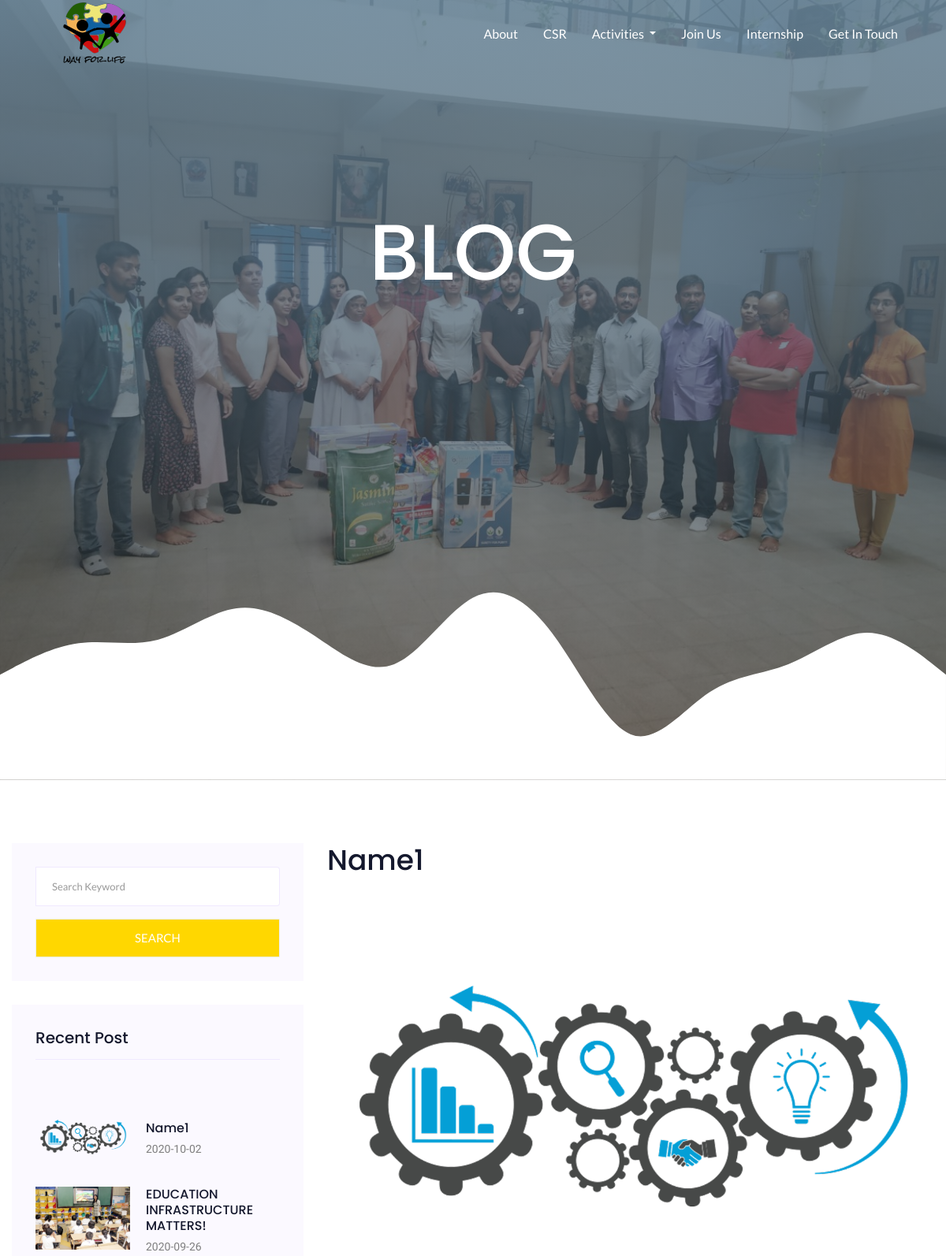
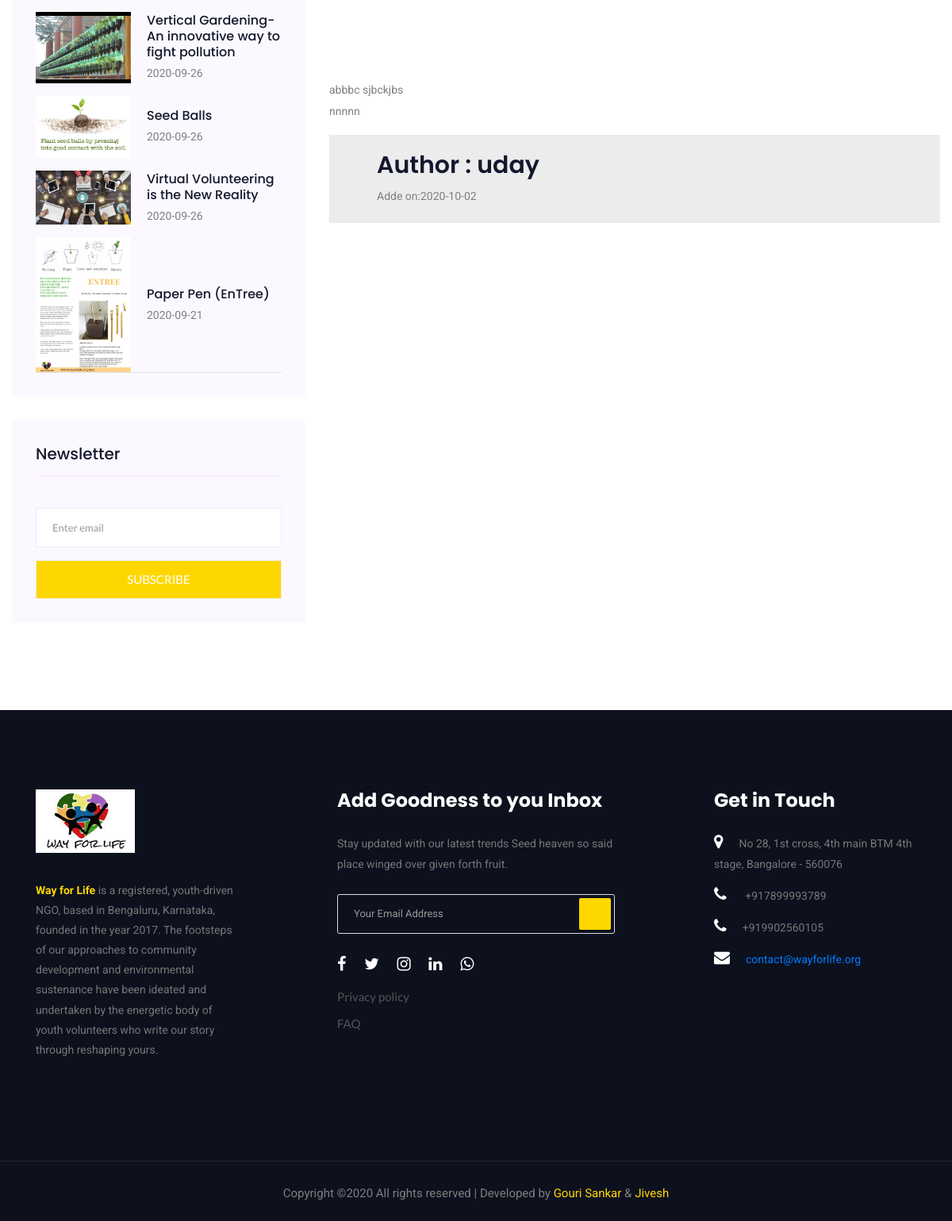
Screenshot of /blog.php with the database file from the repository (2 pictures, top to bottom).
### tables this page shows
CREATE TABLE `blog` (
  `id` int(11) NOT NULL,
  `blog_title` text NOT NULL,
  `blog_image` varchar(55) NOT NULL,
  `blog_body` text NOT NULL,
  `blog_author` varchar(55) NOT NULL,
  `added_on` date NOT NULL
);

### classes/DbConfig.php (called while the page is built, shortened)
<?php
class DbConfig
{
	private $_host = 'localhost';
	private $_username = 'root';
	private $_password = '';
	private $_database = 'wayforlife';
	protected $connection;
	public function __construct()
	{
		if (!isset($this->connection)) {
			$this->connection = new mysqli($this->_host, $this->_username, $this->_password, $this->_database);
		}
		return $this->connection;
	}
}
?>

### classes/Crud.php (called while the page is built, shortened)
<?php
include_once 'DbConfig.php';
class Crud extends DbConfig
{
	public function getData($query)
	{
		$result = $this->connection->query($query);
		$rows = array();
		while ($row = $result->fetch_assoc()) {
			$rows[] = $row;
		}
		return $rows;
	}
}
?>

### blog.php (the view, shortened to what this page needs)
<?php
require('header.php');
$sql="SELECT * from blog order by id desc";
$result=$crud->getData($sql);
?>
<section class="banner-top" style="background-image: linear-gradient(to bottom,  rgb(104 133 154 / 88%), rgb(0 0 0 / 52%)), url(<?php echo FRONT_SITE_PATH?>/img/passion/work4.jpg);">
        <div class="container">
      <div class="content">
                    <div class="banner_text text-center">
                        <div class="banner_text_iner" >
                            <h1>BLOG</h1>
                        </div>
                    </div>
      </div>
      </div>
    </section>
    <section class="blog_area section_padding">
        <div class="container-fluid">
            <div class="row">
            <div class="col-lg-4">
                    <div class="blog_right_sidebar">
                        <aside class="single_sidebar_widget search_widget">
                            <form action="#">
                                <div class="form-group">
                                    <div class="input-group mb-3">
                                        <input type="text" class="form-control" placeholder='Search Keyword'
                                            onfocus="this.placeholder = ''"
                                            onblur="this.placeholder = 'Search Keyword'">
                                        <div class="input-group-append">
                                            <button class="btn" type="button"><i class="ti-search"></i></button>
                                        </div>
                                    </div>
                                </div>
                                <button class="button rounded-0 primary-bg text-white w-100 btn_1"
                                    type="submit">Search</button>
                            </form>
                        </aside>
                        <aside class="single_sidebar_widget popular_post_widget">
                            <h3 class="widget_title">Recent Post</h3>
                            <ul class="nav nav-tabs">
                            <?php
                            $i=1;
                            foreach ($result as $res) {
                                $active='';
                                if(!isset($_GET['title'])){
                                    if($i==1){
                                        $active="active";
                                    }
                                }
                            ?>
                           <li class="<?php echo $active ?> mt-3"><a data-toggle="tab" href="#tab<?php echo $i ?>">
                            <div class="media post_item">
                                <img src="<?php echo SITE_BLOG_IMAGE.$res['blog_image']?>" alt="post" style="width:120px;">
                                <div class="media-body">
                                        <h3><?php echo $res['blog_title']?></h3>
                                    <p><?php echo $res['added_on']?></p>
                                </div>
                            </div>
                            </a></li>
                            <?php
                            $i++;
                            }
                            ?>
                        </aside>
                        <aside class="single_sidebar_widget newsletter_widget">
                            <h4 class="widget_title">Newsletter</h4>
                            <form action="#">
                                <div class="form-group">
                                    <input type="email" class="form-control" onfocus="this.placeholder = ''"
                                        onblur="this.placeholder = 'Enter email'" placeholder='Enter email' required>
                                </div>
                                <button class="button rounded-0 primary-bg text-white w-100 btn_1"
                                    type="submit">Subscribe</button>
                            </form>
                        </aside>
                    </div>
                </div>
                <div class="col-lg-8 mb-5 mb-lg-0">
                    <div class="blog_left_sidebar">
                        <div class="tab-content">
                        <?php
                            $i=1;
                            foreach ($result as $res) {
                                $activea='';
                                if(!isset($_GET['title'])){
                                    if($i==1){
                                        $activea="active show";
                                    }
                                    }
                        ?>
                        <div id="tab<?php echo $i ?>" class="tab-pane fade <?php echo $activea ?>">
                            <h1><?php echo $res['blog_title'] ?></h1>
                            <img src="<?php echo  SITE_BLOG_IMAGE.$res['blog_image'] ?>" alt="">
                            <p class="blog-body" style="word-break:break-word; white-space: pre-wrap;"><?php echo $res['blog_body'] ?></p>
                            <div class="auth mt-3" style="padding:20px 60px; background-color:#ececec;">
                                <h2>Author : <?php echo $res['blog_author'] ?></h2>
                            <p>Adde on:<?php echo $res['added_on'] ?></p>
                            </div>
                        </div>
                        <?php
                         $i+=1;
                        }
                        ?>
                        </div>
                    </div>
                </div>
            </div>
        </div>
    </section>
    <?php
require('footer.php');
?>

### header.php (shortened to what this page needs)
<?php
include_once("classes/Crud.php");
include_once("classes/DbConfig.php");
$crud = new Crud();
?>
<!doctype html>
<html lang="en">
<head>
    <link rel="stylesheet" href="https://maxcdn.bootstrapcdn.com/bootstrap/4.0.0/css/bootstrap.min.css" >
    <link rel="stylesheet" href="<?php echo FRONT_SITE_PATH?>css/animate.css">
    <link rel="stylesheet" href="<?php echo FRONT_SITE_PATH?>css/owl.carousel.min.css">
    <link rel="stylesheet" href="<?php echo FRONT_SITE_PATH?>css/flaticon.css">
    <link rel="stylesheet" href="<?php echo FRONT_SITE_PATH?>css/magnific-popup.css">
    <link rel="stylesheet" href="https://stackpath.bootstrapcdn.com/font-awesome/4.7.0/css/font-awesome.min.css" >
    <link rel="stylesheet" href="<?php echo FRONT_SITE_PATH?>css/style.css">
</head>
<body>
    <header class="main_menu home_menu">
        <div class="container">
            <div class="row align-items-center">
                <div class="col-lg-12">
                    <nav class="navbar navbar-expand-lg navbar-light">
                        <a class="navbar-brand" href="<?php echo FRONT_SITE_PATH?>"> <img src="<?php echo FRONT_SITE_PATH?>img/logo.svg" alt="logo" style="max-width:150px;"> </a>
                        <div class="collapse navbar-collapse main-menu-item justify-content-end topmenu"
                            id="navbarSupportedContent">
                            <ul class="navbar-nav align-items-center">
                                <li class="nav-item">
                                    <a class="nav-link" href="<?php echo FRONT_SITE_PATH?>aboutus">About</a>
                                </li>
                                <li class="nav-item">
                                    <a class="nav-link" href="<?php echo FRONT_SITE_PATH?>csr">CSR</a>
                                </li>
                                <li class="nav-item dropdown">
                                    <a class="nav-link dropdown-toggle" href="#" id="navbarDropdown"
                                            role="button" data-toggle="dropdown" aria-haspopup="true" aria-expanded="false">
                                            Activities
                                        </a>
                                </li>
                                <li class="nav-item">
                                    <a class="nav-link" href="<?php echo FRONT_SITE_PATH?>Joinus">Join us</a>
                                </li>
                                <li class="nav-item">
                                    <a class="nav-link" href="<?php echo FRONT_SITE_PATH?>internship">Internship</a>
                                </li>
                                <li class="nav-item">
                                    <a class="nav-link" href="<?php echo FRONT_SITE_PATH?>contact">Get in Touch</a>
                                </li>
                            </ul>
                        </div>
                    </nav>
                </div>
            </div>
        </div>
    </header>

### footer.php (shortened to what this page needs)
    <footer class="footer-area">
        <div class="container">
            <div class="row justify-content-between">
                <div class="col-sm-6 col-md-4 col-xl-3">
                    <div class="single-footer-widget footer_1">
                        <a href="<?php echo FRONT_SITE_PATH?>"> <img src="<?php echo FRONT_SITE_PATH?>img/logo new.jpg" alt=""> </a>
                        <p> <b> Way for Life </b>
                     is a registered, youth-driven NGO, based in Bengaluru, Karnataka, founded in the year 2017. The footsteps of our approaches to community development and environmental sustenance have been ideated and undertaken by the energetic body of youth volunteers who write our story through reshaping yours.
                                </p>
                    </div>
                </div>
                <div class="col-sm-6 col-md-4 col-xl-4">
                    <div class="single-footer-widget footer_2">
                        <h4>Add Goodness to you Inbox</h4>
                        <p>Stay updated with our latest trends Seed heaven so said place winged over given forth fruit.
                        </p>
                        <div class="form-wrap" >
                            <form  id="news_sub"  method="post" class="form-inline">
                                <input class="form-control" name="email" placeholder="Your Email Address"
                                    onfocus="this.placeholder = ''" onblur="this.placeholder = 'Your Email Address '"
                                    required="" type="email" id="newsemail">
                                <button class="btn btn-default text-uppercase" name="new-submit" tabindex="-1" type="submit" id="btn_news"><i class="ti-angle-right"></i></button>
                            </form>
                        </div>
                        <div class="social_icon">
                            <a href="https://www.facebook.com/wayforlife.official"  target="_blank"><i class="fa fa-facebook" aria-hidden="true"></i> </a>
                            <a href="https://www.twitter.com/wayforlifeindia" target="_blank"> <i class="fa fa-twitter" aria-hidden="true"></i> </a>
                            <a href="https://www.instagram.com/wayforlife.official" target="_blank"> <i class="fa fa-instagram" aria-hidden="true"></i> </a>
                            <a href="https://www.linkedin.com/company/wayforlife" target="_blank"> <i class="fa fa-linkedin" aria-hidden="true"></i> </a>
                            <a href="https://chat.whatsapp.com/JOoRon6KBHOLheB6Hi0D9D" target="_blank"><i class="fa fa-whatsapp" aria-hidden="true" ></i></a>
                        </div>
                        <ul class="mt-3" style="">
                            <li><a href="<?php echo FRONT_SITE_PATH?>policies">Privacy policy</a></li>
                            <li><a href="<?php echo FRONT_SITE_PATH?>faq">FAQ</a></li>
                    </ul>
                    </div>
                </div>
                <div class="col-xl-3 col-sm-6 col-md-4">
                    <div class="single-footer-widget footer_2">
                        <h4>Get in Touch</h4>
                        <div class="contact_info">
                        <p><i class="fa fa-map-marker" aria-hidden="true"></i>No 28, 1st cross, 4th main
                            BTM 4th stage, Bangalore - 560076</p>
                            <p><i class="fa fa-phone" aria-hidden="true"></i> +917899993789</p>
                            <p><i class="fa fa-phone" aria-hidden="true"></i>+919902560105</p>
                            <p><i class="fa fa-envelope" aria-hidden="true"></i><a href="mailto:contact@wayforlife.org ">contact@wayforlife.org </a> </p>
                        </div>
                    </div>
                </div>
            </div>
        </div>
        <div class="container-fluid">
            <div class="row">
                <div class="col-lg-12">
                    <div class="copyright_part_text text-center">
                        <div class="row">
                            <div class="col-lg-12">
                                <p class="footer-text m-0">
                                        Copyright &copy;<script>document.write(new Date().getFullYear());</script> All rights reserved | Developed  by  <a href="https://nikhil233.github.io/portfolio/" target="_blank">Gouri Sankar</a> & <a href="https://www.linkedin.com/in/jivesh-tulshyan-87548119a/" target="_blank">Jivesh </a>
                                        </p>
                            </div>
                        </div>
                    </div>
                </div>
            </div>
        </div>
    </footer>
</body>
</html>

### blog.php (style rules this page uses)
.nav-link { text-decoration:none; }

### footer.php (style rules this page uses)
.fa-whatsapp { font-size:20px; }
.fa { color :#fff; font-size:20px; }
.single-footer-widget .contact_info .fa { padding-right:20px; }

### rows the page displays
blog: blog_image (picture), blog_title "Name1", added_on "2020-10-02", blog_body "abbbc sjbckjbs nnnnn", blog_author "uday"
blog: blog_image (picture), blog_title "EDUCATION INFRASTRUCTURE MATTERS!", added_on "2020-09-26"
blog: blog_image (placeholder picture), blog_title "Vertical Gardening- An innovative way to fight pollution", added_on "2020-09-26"
blog: blog_image (picture), blog_title "Seed Balls", added_on "2020-09-26"
blog: blog_image (picture), blog_title "Virtual Volunteering is the New Reality", added_on "2020-09-26"
blog: blog_image (picture), blog_title "Paper Pen (EnTree)", added_on "2020-09-21"
